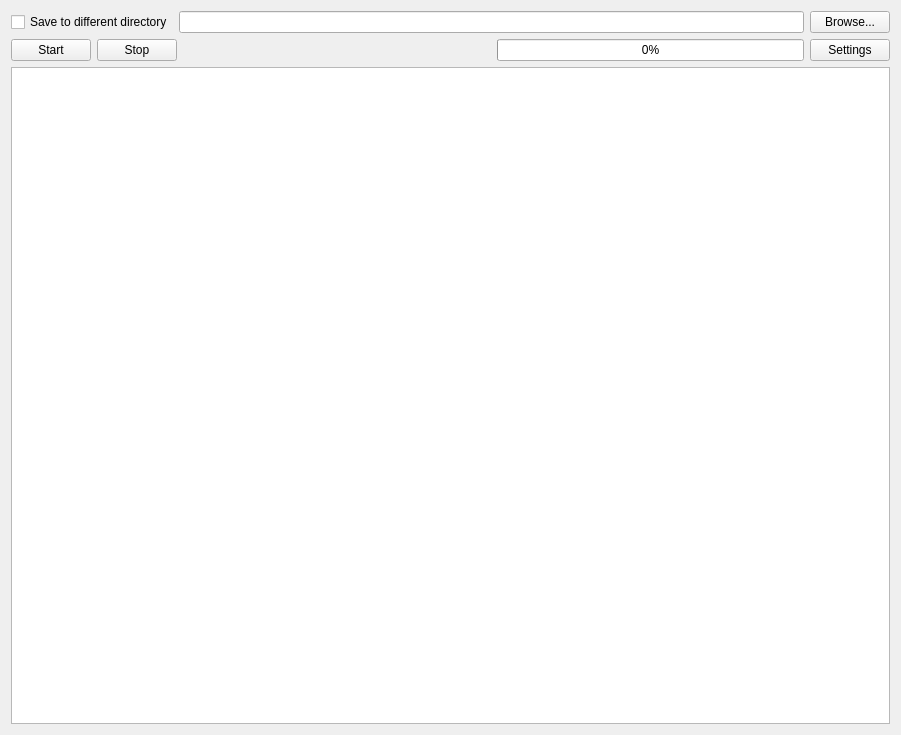
<?xml version="1.0" encoding="UTF-8"?>
<ui version="4.0">
 <class>Form</class>
 <widget class="QWidget" name="Form">
  <property name="geometry">
   <rect>
    <x>0</x>
    <y>0</y>
    <width>901</width>
    <height>735</height>
   </rect>
  </property>
  <property name="windowTitle">
   <string>Form</string>
  </property>
  <layout class="QVBoxLayout" name="verticalLayout">
   <item>
    <layout class="QGridLayout" name="gridLayout">
     <item row="0" column="2">
      <widget class="QPushButton" name="pb_save">
       <property name="text">
        <string>Browse...</string>
       </property>
      </widget>
     </item>
     <item row="0" column="1">
      <widget class="QLineEdit" name="line_edit_save"/>
     </item>
     <item row="0" column="0">
      <widget class="QCheckBox" name="checkBox">
       <property name="text">
        <string>Save to different directory</string>
       </property>
      </widget>
     </item>
    </layout>
   </item>
   <item>
    <layout class="QHBoxLayout" name="horizontalLayout">
     <item>
      <widget class="QPushButton" name="pb_start">
       <property name="text">
        <string>Start</string>
       </property>
      </widget>
     </item>
     <item>
      <widget class="QPushButton" name="pb_stop">
       <property name="text">
        <string>Stop</string>
       </property>
      </widget>
     </item>
     <item>
      <widget class="QLabel" name="label_status">
       <property name="sizePolicy">
        <sizepolicy hsizetype="Expanding" vsizetype="Preferred">
         <horstretch>0</horstretch>
         <verstretch>0</verstretch>
        </sizepolicy>
       </property>
       <property name="text">
        <string/>
       </property>
      </widget>
     </item>
     <item>
      <widget class="QProgressBar" name="progressBar">
       <property name="sizePolicy">
        <sizepolicy hsizetype="Expanding" vsizetype="Fixed">
         <horstretch>0</horstretch>
         <verstretch>0</verstretch>
        </sizepolicy>
       </property>
       <property name="maximum">
        <number>1000</number>
       </property>
       <property name="value">
        <number>0</number>
       </property>
      </widget>
     </item>
     <item>
      <widget class="QPushButton" name="pb_settings">
       <property name="text">
        <string>Settings</string>
       </property>
      </widget>
     </item>
    </layout>
   </item>
   <item>
    <widget class="ConsoleOutputTextBrowser" name="textBrowser"/>
   </item>
  </layout>
 </widget>
 <customwidgets>
  <customwidget>
   <class>ConsoleOutputTextBrowser</class>
   <extends>QTextBrowser</extends>
   <header>VISoR_Reconstruction/tools/common/console_output_text_browser.h</header>
  </customwidget>
 </customwidgets>
 <resources/>
 <connections/>
</ui>
